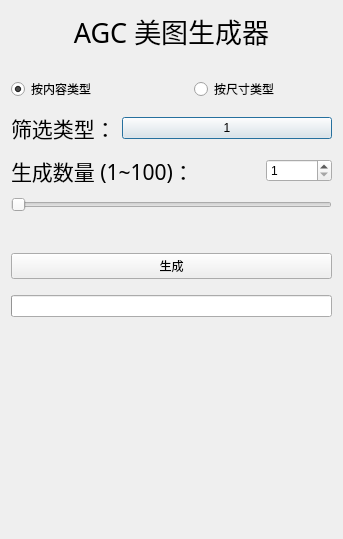
            <widget class="QWidget" name="scrollAreaWidgetContents">
             <property name="geometry">
              <rect>
               <x>0</x>
               <y>0</y>
               <width>343</width>
               <height>539</height>
              </rect>
             </property>
             <layout class="QGridLayout" name="gridLayout_2">
              <item row="4" column="1" colspan="3">
               <widget class="ComboBox" name="ACGKind">
                <property name="styleSheet">
                 <string notr="true">ComboBox {
    border: 1px solid rgba(0, 0, 0, 0.073);
    border-radius: 5px;
    border-bottom: 1px solid rgba(0, 0, 0, 0.183);
    padding: 5px 31px 6px 11px;
    /* font: 14px 'Segoe UI', 'Microsoft YaHei', 'PingFang SC'; */
    color: black;
    background-color: rgba(255, 255, 255, 0.7);
    text-align: left;
}

ComboBox:hover {
    background-color: rgba(249, 249, 249, 0.5);
}

ComboBox:pressed {
    background-color: rgba(249, 249, 249, 0.3);
    border-bottom: 1px solid rgba(0, 0, 0, 0.073);
    color: rgba(0, 0, 0, 0.63);
}

ComboBox:disabled {
    color: rgba(0, 0, 0, 0.36);
    background: rgba(249, 249, 249, 0.3);
    border: 1px solid rgba(0, 0, 0, 0.06);
    border-bottom: 1px solid rgba(0, 0, 0, 0.06);
}
</string>
                </property>
                <property name="text">
                 <string>1</string>
                </property>
                <property name="default">
                 <bool>true</bool>
                </property>
                <property name="flat">
                 <bool>false</bool>
                </property>
               </widget>
              </item>
              <item row="2" column="0" colspan="2">
               <widget class="RadioButton" name="ACGContentKind">
                <property name="text">
                 <string>按内容类型</string>
                </property>
                <property name="checked">
                 <bool>true</bool>
                </property>
               </widget>
              </item>
              <item row="9" column="2">
               <spacer name="verticalSpacer_8">
                <property name="orientation">
                 <enum>Qt::Vertical</enum>
                </property>
                <property name="sizeType">
                 <enum>QSizePolicy::Preferred</enum>
                </property>
                <property name="sizeHint" stdset="0">
                 <size>
                  <width>20</width>
                  <height>30</height>
                 </size>
                </property>
               </spacer>
              </item>
              <item row="1" column="2">
               <spacer name="verticalSpacer_4">
                <property name="orientation">
                 <enum>Qt::Vertical</enum>
                </property>
                <property name="sizeType">
                 <enum>QSizePolicy::Preferred</enum>
                </property>
                <property name="sizeHint" stdset="0">
                 <size>
                  <width>20</width>
                  <height>20</height>
                 </size>
                </property>
               </spacer>
              </item>
              <item row="5" column="0">
               <spacer name="verticalSpacer_6">
                <property name="orientation">
                 <enum>Qt::Vertical</enum>
                </property>
                <property name="sizeType">
                 <enum>QSizePolicy::Fixed</enum>
                </property>
                <property name="sizeHint" stdset="0">
                 <size>
                  <width>20</width>
                  <height>5</height>
                 </size>
                </property>
               </spacer>
              </item>
              <item row="2" column="2" colspan="2">
               <widget class="RadioButton" name="ACGDevicesKind">
                <property name="text">
                 <string>按尺寸类型</string>
                </property>
               </widget>
              </item>
              <item row="12" column="0" colspan="4">
               <widget class="IndeterminateProgressBar" name="ACGProgress"/>
              </item>
              <item row="10" column="0" colspan="4">
               <widget class="PrimaryPushButton" name="AGCStart">
                <property name="text">
                 <string>生成</string>
                </property>
               </widget>
              </item>
              <item row="8" column="0" colspan="4">
               <widget class="Slider" name="ACGSlider">
                <property name="minimumSize">
                 <size>
                  <width>200</width>
                  <height>24</height>
                 </size>
                </property>
                <property name="orientation">
                 <enum>Qt::Horizontal</enum>
                </property>
               </widget>
              </item>
              <item row="3" column="0">
               <spacer name="verticalSpacer_5">
                <property name="orientation">
                 <enum>Qt::Vertical</enum>
                </property>
                <property name="sizeType">
                 <enum>QSizePolicy::Fixed</enum>
                </property>
                <property name="sizeHint" stdset="0">
                 <size>
                  <width>20</width>
                  <height>5</height>
                 </size>
                </property>
               </spacer>
              </item>
              <item row="11" column="0">
               <spacer name="verticalSpacer_21">
                <property name="orientation">
                 <enum>Qt::Vertical</enum>
                </property>
                <property name="sizeType">
                 <enum>QSizePolicy::Fixed</enum>
                </property>
                <property name="sizeHint" stdset="0">
                 <size>
                  <width>10</width>
                  <height>10</height>
                 </size>
                </property>
               </spacer>
              </item>
              <item row="0" column="0" colspan="4">
               <widget class="SubtitleLabel" name="SubtitleLabel">
                <property name="font">
                 <font>
                  <family>HarmonyOS Sans SC</family>
                  <pointsize>20</pointsize>
                  <bold>false</bold>
                 </font>
                </property>
                <property name="text">
                 <string>AGC 美图生成器</string>
                </property>
                <property name="alignment">
                 <set>Qt::AlignCenter</set>
                </property>
               </widget>
              </item>
              <item row="7" column="0">
               <spacer name="verticalSpacer_7">
                <property name="orientation">
                 <enum>Qt::Vertical</enum>
                </property>
                <property name="sizeType">
                 <enum>QSizePolicy::Fixed</enum>
                </property>
                <property name="sizeHint" stdset="0">
                 <size>
                  <width>20</width>
                  <height>0</height>
                 </size>
                </property>
               </spacer>
              </item>
              <item row="6" column="3">
               <widget class="SpinBox" name="ACGNumber">
                <property name="minimum">
                 <number>1</number>
                </property>
                <property name="maximum">
                 <number>100</number>
                </property>
               </widget>
              </item>
              <item row="6" column="0" colspan="3">
               <widget class="StrongBodyLabel" name="StrongBodyLabel_2">
                <property name="font">
                 <font>
                  <family>HarmonyOS Sans SC</family>
                  <pointsize>16</pointsize>
                  <bold>false</bold>
                 </font>
                </property>
                <property name="text">
                 <string>生成数量 (1~100)：</string>
                </property>
               </widget>
              </item>
              <item row="4" column="0">
               <widget class="StrongBodyLabel" name="StrongBodyLabel">
                <property name="font">
                 <font>
                  <family>HarmonyOS Sans SC</family>
                  <pointsize>16</pointsize>
                  <bold>false</bold>
                 </font>
                </property>
                <property name="text">
                 <string>筛选类型：</string>
                </property>
               </widget>
              </item>
              <item row="13" column="0">
               <spacer name="verticalSpacer_9">
                <property name="orientation">
                 <enum>Qt::Vertical</enum>
                </property>
                <property name="sizeHint" stdset="0">
                 <size>
                  <width>20</width>
                  <height>20</height>
                 </size>
                </property>
               </spacer>
              </item>
             </layout>
            </widget>
